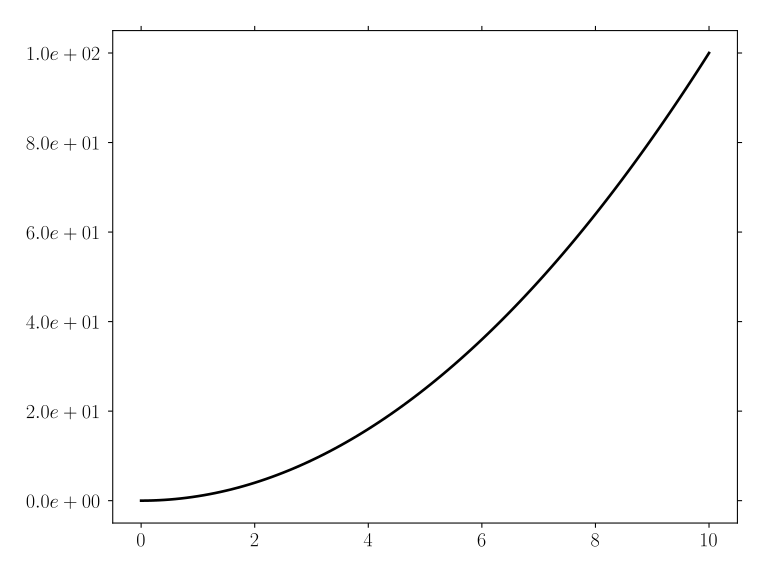

Write Python code to recreate this figure.
import numpy as np
import matplotlib.pyplot as plt
import matplotlib.ticker as ticker

plt.style.use(['goose', 'goose-latex'])

x = np.linspace(0,10,101)
y = x**2.

fig, ax = plt.subplots()

ax.plot(x, y)

ax.yaxis.set_major_formatter(ticker.StrMethodFormatter(r'${x:.1e}$'))

plt.savefig('tick-formatter.svg')
plt.close()

